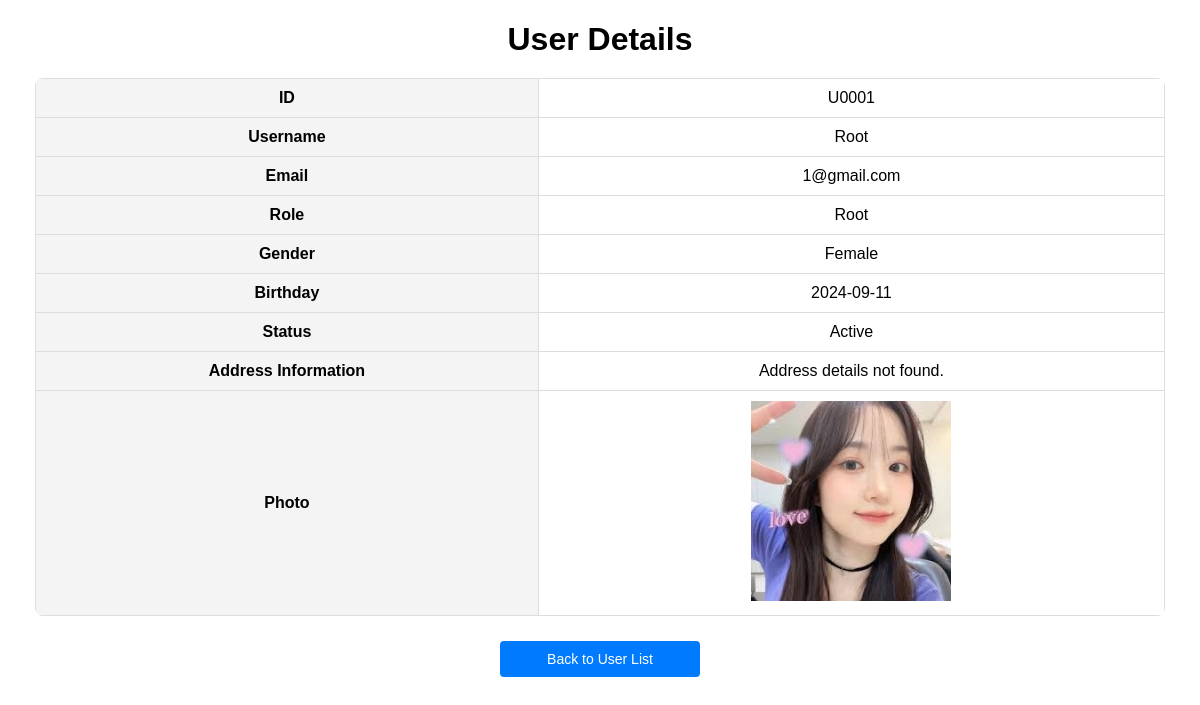
The page /admin/displayUser.php?user_id=U0001 (signed in) on the database as committed earlier.
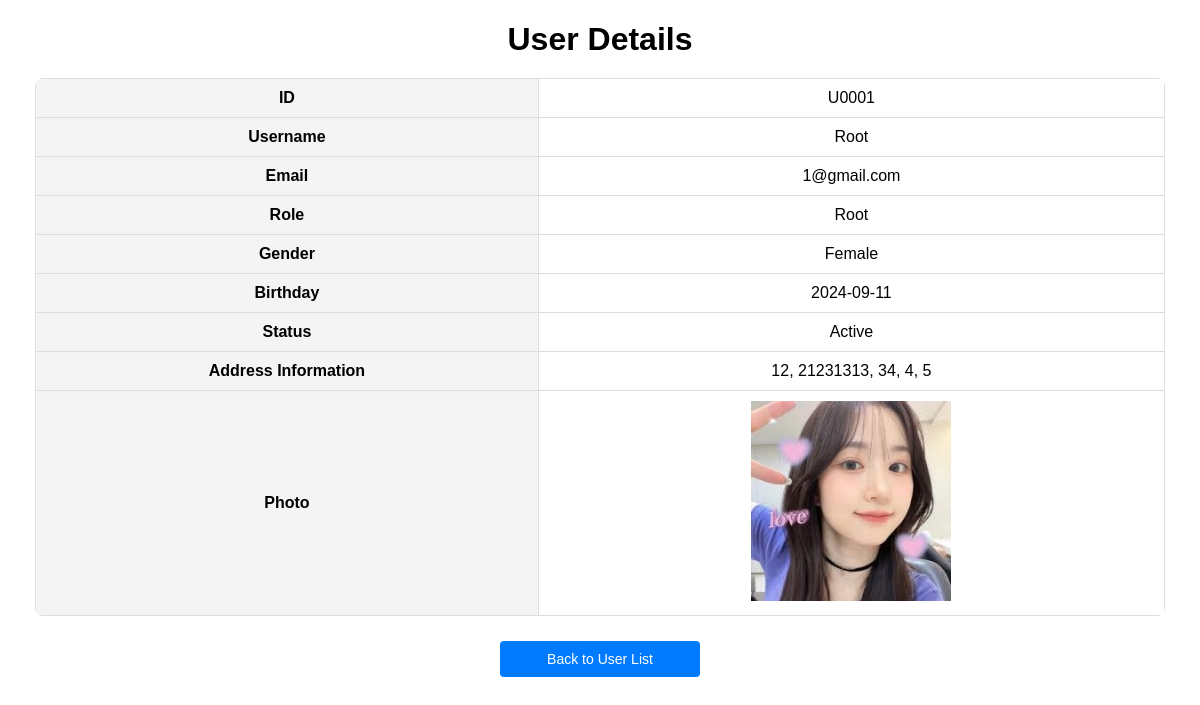
The same page on the database as committed later.
### tables this page shows
CREATE TABLE `user` (
  `user_id` varchar(5) NOT NULL,
  `name` varchar(100) NOT NULL,
  `email` varchar(100) NOT NULL,
  `password` varchar(100) NOT NULL,
  `gender` varchar(10) NOT NULL,
  `birthday` date NOT NULL,
  `photo` varchar(100) NOT NULL,
  `role` varchar(100) NOT NULL,
  `status` varchar(20) NOT NULL,
  `failed_attempts` int(11) DEFAULT 0,
  `last_failed_attempt` datetime DEFAULT NULL,
  `banned_until` datetime DEFAULT NULL,
  `last_login_time` datetime DEFAULT NULL,
  `login_count` int(11) DEFAULT 0,
  `last_login_event_time` datetime DEFAULT NULL,
  `deactivated_at` datetime DEFAULT NULL,
  `remember_token` varchar(64) DEFAULT NULL,
  `remember_token_expiry` datetime DEFAULT NULL,
  PRIMARY KEY (`user_id`),
  UNIQUE KEY `email` (`email`)
);

CREATE TABLE `address` (
  `address_id` varchar(10) NOT NULL,
  `user_id` varchar(10) DEFAULT NULL,
  `street` varchar(255) DEFAULT NULL,
  `city` varchar(100) DEFAULT NULL,
  `state` varchar(100) DEFAULT NULL,
  `postal_code` varchar(20) DEFAULT NULL,
  `country` varchar(100) DEFAULT NULL,
  PRIMARY KEY (`address_id`),
  KEY `user_id` (`user_id`),
  CONSTRAINT `address_ibfk_1` FOREIGN KEY (`user_id`) REFERENCES `user` (`user_id`)
);

### admin/displayUser.php (the view, shortened to what this page needs)
<?php
include '../_base.php';
include '../_head.php';
$user_id = isset($_GET['user_id']) ? trim($_GET['user_id']) : '';
$stm = $_db->prepare('SELECT * FROM user WHERE user_id = ?');
$stm->execute([$user_id]);
$user = $stm->fetch(PDO::FETCH_OBJ);
$stm = $_db->prepare('SELECT * FROM address WHERE user_id = ?');
$stm->execute([$user_id]);
$address = $stm->fetch(PDO::FETCH_OBJ);
$page = isset($_GET['page']) ? (int)$_GET['page'] : 1;
$search_query = isset($_GET['search']) ? trim($_GET['search']) : '';
?>
<!DOCTYPE html>
<html lang="en">
<head>
    <link rel="stylesheet" href="../css/userList.css">
</head>
<body>
    <div class="container">
        <h1>User Details</h1>
        <?php if ($user): ?>
            <table>
                <tr>
                    <th>ID</th>
                    <td><?= htmlspecialchars($user->user_id) ?></td>
                </tr>
                <tr>
                    <th>Username</th>
                    <td><?= htmlspecialchars($user->name) ?></td>
                </tr>
                <tr>
                    <th>Email</th>
                    <td><?= htmlspecialchars($user->email) ?></td>
                </tr>
                <tr>
                    <th>Role</th>
                    <td><?= htmlspecialchars($user->role) ?></td>
                </tr>
                <tr>
                    <th>Gender</th>
                    <td><?= htmlspecialchars($user->gender) ?></td>
                </tr>
                <tr>
                    <th>Birthday</th>
                    <td><?= htmlspecialchars($user->birthday) ?></td>
                </tr>
                <tr>
                    <th>Status</th>
                    <td><?= htmlspecialchars($user->status) ?></td>
                </tr>
                <tr>
                    <th>Address Information</th>
                <?php if ($address): ?>
                    <td>
                                <?= htmlspecialchars($address->street) ?>,
                                <?= htmlspecialchars($address->city) ?>,
                                <?= htmlspecialchars($address->state) ?>,
                                <?= htmlspecialchars($address->postal_code) ?>,
                                <?= htmlspecialchars($address->country) ?>
                    </td>
                <?php else: ?>
                        <td>Address details not found.</td>
                <?php endif; ?>
                <tr>
                    <th>Photo</th>
                    <td>
                        <?php if ($user->photo): ?>
                            <img src="../uploads/<?= htmlspecialchars($user->photo) ?>" alt="User Photo">
                        <?php else: ?>
                            No photo available
                        <?php endif; ?>
                    </td>
                </tr>
            </table>
        <?php else: ?>
            <p>User details not found.</p>
        <?php endif; ?>
        <div class="action-buttons">
        <a href="userList.php?page=<?= $page ?>&search=<?= urlencode($search_query) ?>">
            <button>Back to User List</button>
        </a>
        </div>
    </div>
</body>
</html>

### _head.php (shortened to what this page needs)
<!DOCTYPE html>
<html lang="en">
<head>
    <link rel="stylesheet" href="/css/image.css">
</head>
<body>
    <main>

### css/userList.css (style rules this page uses)
body { font-family: Arial, sans-serif; margin: 20px; }
h1 { text-align: center; margin-bottom: 20px; }
.container { max-width: 1200px; margin: auto; padding: 0 15px; }
button { background-color: #007bff; color: white; border: none; padding: 10px; text-align: center; display: inline-block; font-size: 14px; margin: 2px 1px; cursor: pointer; border-radius: 4px; }
table { width: 100%; border-collapse: collapse; margin-bottom: 20px; border-radius: 8px; overflow: hidden; }
th, td { padding: 10px; text-align: center; border: 1px solid #ddd; }
th { background-color: #f4f4f4; }
.action-buttons { text-align: center; margin: 20px 0; }
.action-buttons a button { width: 200px; margin: 5px; }

Rows that differ between the two databases and show on the page:
added address: street "12", city "21231313", state "34", postal_code "4", country "5"
Other text that changed with them:
text no longer shown: "Address details not found."
